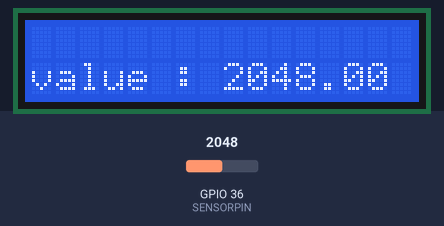
Recording of a sketch running on a simulated ESP32. Parts: 16×2 character LCD. The inputs (shaded band) are chosen by the test bench; at power-on: GPIO 36 (SENSORPIN) = 2048. WiFi joins after 1.5 s; servers stay silent unless stated; network time is answered at once with the bench clock; the local clock reads 2024-03-15 10:24:30 at power-on unless the sketch sets it; no MQTT or app messages arrive unless stated; what the sketch prints to the serial monitor is not drawn.

Above: at 2.7 s.
2.8 s: GPIO 36 (SENSORPIN) set to 2866
At 4.0 s:
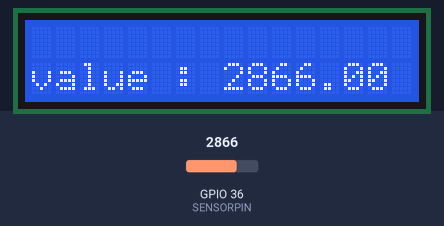
5.8 s: GPIO 36 (SENSORPIN) set to 3603
At 7.3 s:
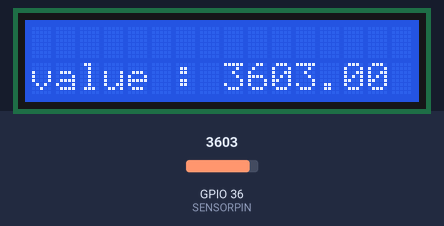
8.8 s: GPIO 36 (SENSORPIN) set to 4095
At 10.3 s:
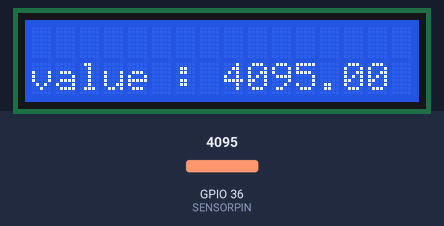
Timing chart, 0 to 11.8 s (numbered marks = the images above; inputs shaded):
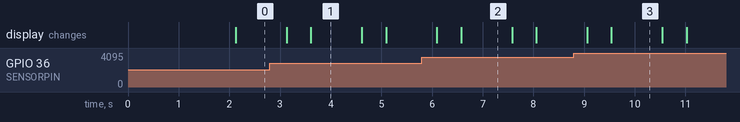

The sketch:

My-Final-EKG.ino
```cpp
#include <WiFi.h>
#include <WiFiUdp.h>
#include <PubSubClient.h>
#include <LiquidCrystal_I2C.h>
#include <NTPClient.h>

#define WIFISSID "Ralph" // Enter WifiSSID here
#define PASSWORD "12345678" // Enter password here
#define TOKEN "BBUS-dmRPqVer9wRo6Vg4fh2HwNCKFKJ6pY" // Ubidots' TOKEN
#define MQTT_CLIENT_NAME "raflihaidar" // MQTT client Name
// * Define Constants
#define VARIABLE_LABEL "ecg" // ubidots variable label
#define DEVICE_LABEL "esp32" // ubidots device label


#define SENSORPIN A0 // Set the A0 as SENSORPIN

char mqttBroker[]  = "industrial.api.ubidots.com";
char payload[10000];
char topic[150];
// Space to store values to send
char str_sensor[10];
char str_millis[20];
double epochseconds = 0;
double epochmilliseconds = 0;
double current_millis = 0;
double current_millis_at_sensordata = 0;
double timestampp = 0;
int j = 0;
int lcdColumns = 16;
int lcdRows = 2;

LiquidCrystal_I2C lcd(0x27, lcdColumns, lcdRows);
/****************************************
   Auxiliar Functions
 ****************************************/
WiFiClient ubidots;
PubSubClient client(ubidots);
WiFiUDP ntpUDP;
NTPClient timeClient(ntpUDP, "pool.ntp.org");

void callback(char* topic, byte* payload, unsigned int length) {
  char p[length + 1];
  memcpy(p, payload, length);
  p[length] = NULL;
  Serial.write(payload, length);
  Serial.println(topic);
}

void reconnect() {
  // Loop until we're reconnected
  while (!client.connected()) {
    Serial.println("Attempting MQTT connection...");

    // Attemp to connect
    if (client.connect(MQTT_CLIENT_NAME, TOKEN, "")) {
      Serial.println("Connected");
    } else {
      Serial.print("Failed, rc=");
      Serial.print(client.state());
      Serial.println(" try again in 2 seconds");
      // Wait 2 seconds before retrying
      delay(2000);
    }
  }
}

/****************************************
   Main Functions
 ****************************************/
void setup() {
  Serial.begin(115200);
  // initialize LCD
  lcd.init();
  // turn on LCD backlight
  lcd.backlight();
  WiFi.begin(WIFISSID, PASSWORD);
  // Assign the pin as INPUT
  pinMode(SENSORPIN, INPUT);

  Serial.println();
  Serial.print("Waiting for WiFi...");

  while (WiFi.status() != WL_CONNECTED) {
    Serial.print(".");
    delay(500);
  }

  Serial.println("");
  Serial.println("WiFi Connected");
  Serial.println("IP address: ");
  Serial.println(WiFi.localIP());
  timeClient.begin();
  client.setServer(mqttBroker, 1883);
  client.setCallback(callback);
  timeClient.update();
  epochseconds = timeClient.getEpochTime();
  epochmilliseconds = epochseconds * 1000;
  Serial.print("epochmilliseconds=");
  Serial.println(epochmilliseconds);
  current_millis = millis();
  Serial.print("current_millis=");
  Serial.println(current_millis);
}

void loop() {
  if (!client.connected()) {
    reconnect();
    j = 0;
  }
  //sprintf(payload, "%s", "{\"ECG_Sensor_data\": [{\"value\":1234, \"timestamp\": 1595972075},{\"value\":1111, \"timestamp\": 1595971075},{\"value\":2222, \"timestamp\": 1595970075}]}");
  j = j + 1;
  Serial.print("j=");
  Serial.println(j);
  sprintf(topic, "%s%s", "/v1.6/devices/", DEVICE_LABEL);
  sprintf(payload, "%s", ""); // Cleans the payload
  sprintf(payload, "{\"%s\": [", VARIABLE_LABEL); // Adds the variable label
  for (int i = 1; i <= 3; i++)
  {
    float sensor = analogRead(SENSORPIN);
    dtostrf(sensor, 4, 2, str_sensor);
    sprintf(payload, "%s{\"value\":", payload); // Adds the value
    sprintf(payload, "%s %s,", payload, str_sensor); // Adds the value
    current_millis_at_sensordata = millis();
    timestampp = epochmilliseconds + (current_millis_at_sensordata - current_millis);
    dtostrf(timestampp, 10, 0, str_millis);
    sprintf(payload, "%s \"timestamp\": %s},", payload, str_millis); // Adds the value
    delay(150);
  }

  float sensor = analogRead(SENSORPIN);
  dtostrf(sensor, 4, 2, str_sensor);
  current_millis_at_sensordata = millis();
  timestampp = epochmilliseconds + (current_millis_at_sensordata - current_millis);
  dtostrf(timestampp, 10, 0, str_millis);
  sprintf(payload, "%s{\"value\":%s, \"timestamp\": %s}]}", payload, str_sensor, str_millis);
  Serial.println("Publishing data to Ubidots Cloud");
  client.publish(topic, payload);
  Serial.println(payload);
  // client.loop();

    // set cursor to first column, first row
  lcd.setCursor(0, 3);
  // print message
  lcd.print("value : ");
  lcd.print(str_sensor);
  delay(1000);
  // clears the display to print new message
  lcd.clear();
}
```

Measured:
- after the input at 2.8 s, the display: first differs from a run without the input after 0.81 s (image 1)
- after the input at 5.8 s, the display: first differs from a run without the input after 0.78 s (image 2)
- after the input at 8.8 s, the display: first differs from a run without the input after 0.74 s (image 3)
- what the display in image 1 shows lasts 1.0 s, from 3.6 s to 4.6 s
